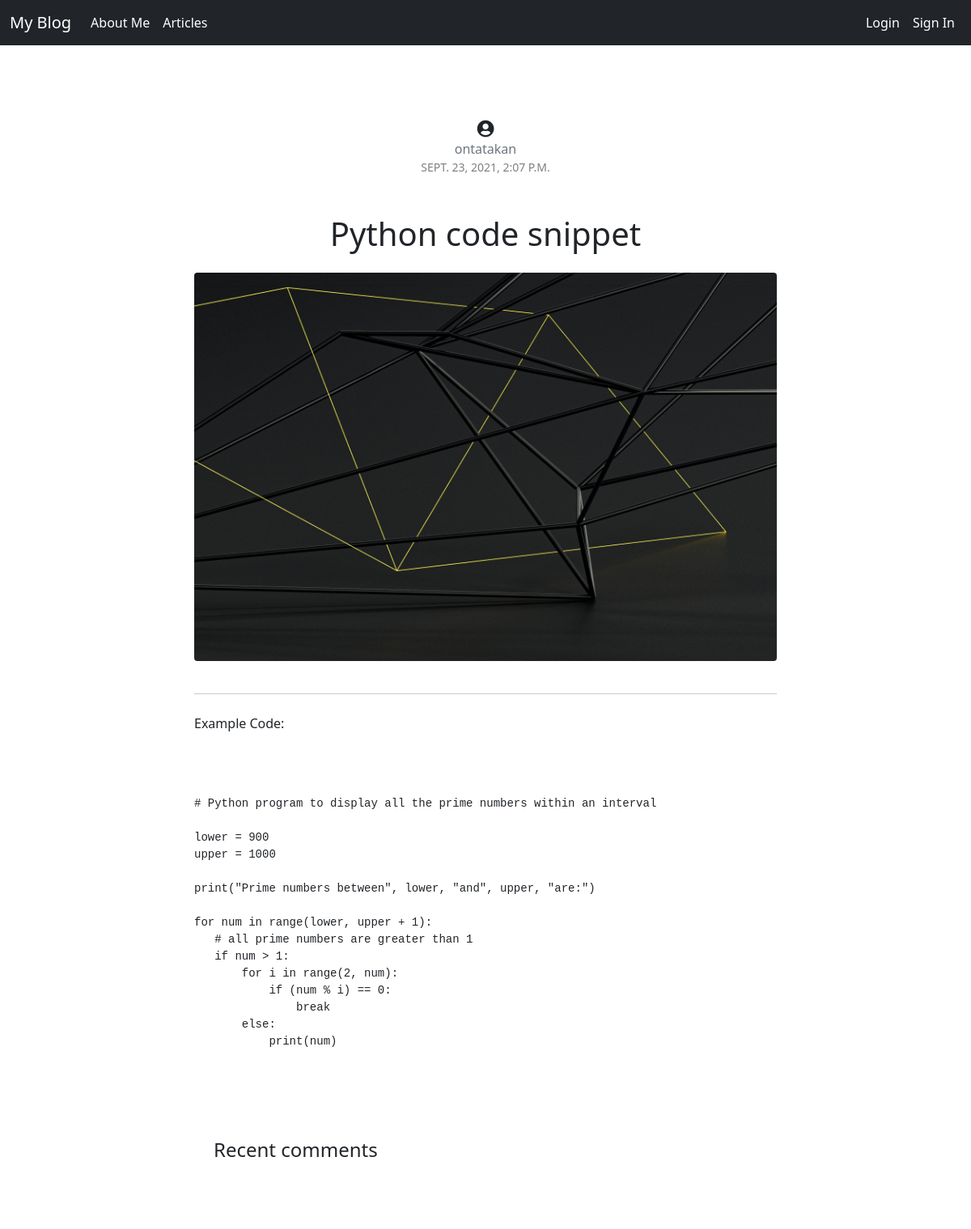
Page /article/39/ on the committed database.
### article/models.py (models this page shows, shortened)
class Article(models.Model):
    author = models.ForeignKey(
        "auth.User", on_delete=models.CASCADE, verbose_name="Author")
    title = models.CharField(max_length=50, verbose_name="Title")
    content = RichTextField()
    created_date = models.DateTimeField(
        auto_now_add=True, verbose_name="Created Date")
    article_img = models.FileField(blank=True, verbose_name="articleImg")
    class Meta:
        ordering = ['-created_date']

### article/views.py (the view)
# urls.py: path('<int:id>/', views.details, name="details"),
def details(request, id):
    article = get_object_or_404(Article, id=id)
    comments = article.comments.all()
    return render(request, "details.html", {"article": article, "comments": comments})

### templates/details.html (shortened to what this page needs)
{% extends 'layout.html' %} {% block body %}
<div class="section post-section pt-5">
  <div class="container">
    <div class="row justify-content-center">
      <div class="col-lg-8">
        <div class="text-center">
          <i class="fas fa-user-circle fa-lg"></i>
        </div>
        <span class="d-block text-center"
          ><a href="#" class="link-secondary" style="text-decoration: None"
            >{{article.author}}</a
          ></span
        >
        <span
          class="
            date
            d-block
            text-center
            small
            text-uppercase text-black-50
            mb-5
          "
          >{{article.created_date}}</span
        >
        <h2 class="heading text-center mb-4 display-6">{{article.title}}</h2>
        {% if article.article_img %}
        <img
          src="{{article.article_img.url}}"
          alt="Image"
          class="img-fluid rounded mb-4"
          data-pagespeed-url-hash="3151298507" />
        {% endif %}
        <hr />
        <p class="mt-4">{{article.content|safe}}</p>
      </div>
      <div class="container py-5">
        <div class="row d-flex justify-content-center">
          <div class="col-md-12 col-lg-8">
            <div class="card text-dark" style="border: 0px">
              <div class="card-body p-4">
                <h4 class="mb-4 pb-2">Recent comments</h4>
              </div>
            </div>
          </div>
        </div>
      </div>
    </div>
  </div>
</div>
{% endblock body %}

### rows in the picture
Article: author "ontatakan", created_date "SEPT. 23, 2021, 2:07 P.M.", title "Python code snippet", article_img (picture), content "Example Code: # Python program to display all the prime numbers within an interval lower = 900 upper = 1000 print(\"Prime numbers between\", lower, \"and\", upper, \"are:\") for num in range(lower, upper + 1): # all prime numbers are greater than 1 if num > 1: for i in range(2, num): if (num % i) == 0: break else: print(num)"
